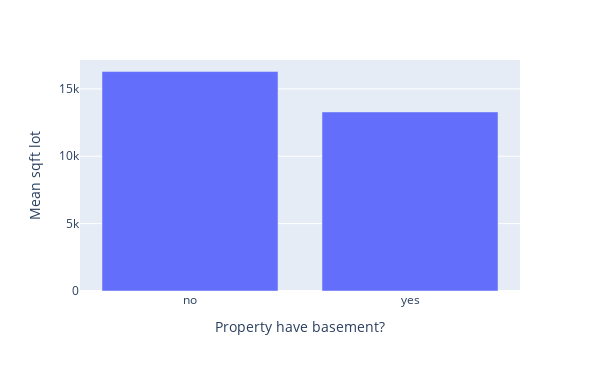

Notebook source saved alongside this figure:
### Code cell
fig = px.bar(df_properties_basement, x = 'have_basement', y = 'sqft_lot', 
                labels = {'sqft_lot' : 'Mean sqft lot', 'have_basement' : 'Property have basement?'},
                width = 600,
                height = 371)
fig.show()

### Figure 1 — Plotly figure (JSON) as saved in the notebook; plotly's stock layout.template omitted (floating-point values rounded to 4 significant figures)
{"data": [{"alignmentgroup": "True", "hovertemplate": "Property have basement?=%{x}<br>Mean sqft lot=%{y}<extra></extra>", "legendgroup": "", "marker": {"color": "#636efa", "pattern": {"shape": ""}}, "name": "", "offsetgroup": "", "orientation": "v", "showlegend": false, "textposition": "auto", "type": "bar", "x": ["no", "yes"], "xaxis": "x", "y": [16280.0, 13290.0], "yaxis": "y"}], "layout": {"barmode": "relative", "height": 371, "legend": {"tracegroupgap": 0}, "margin": {"t": 60}, "width": 600, "xaxis": {"anchor": "y", "domain": [0, 1], "title": {"text": "Property have basement?"}}, "yaxis": {"anchor": "x", "domain": [0, 1], "title": {"text": "Mean sqft lot"}}}}
